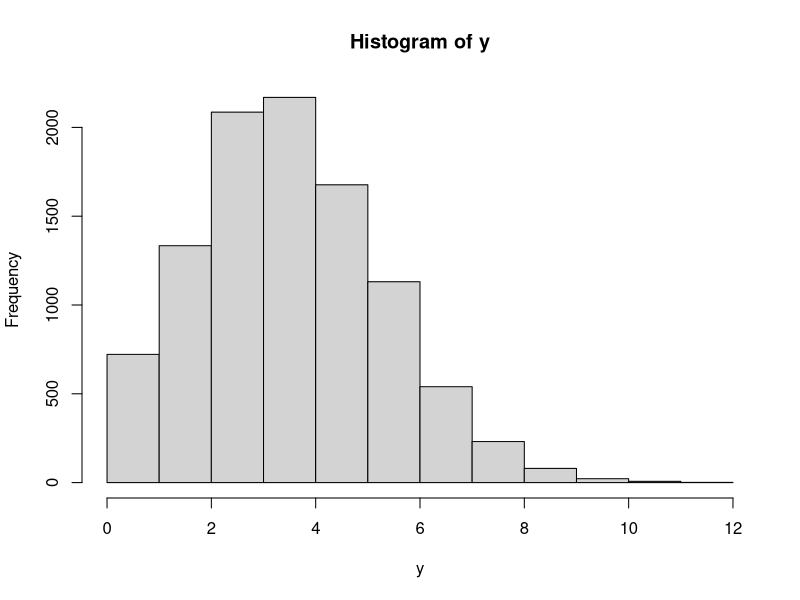

The R script that drew this image:
#2a
n = 20
x = 4
p = 0.2
dbinom(x, n, p)

#2b
set.seed(10)
x = 10000
n = 20
p = 0.2
y = rbinom(x, n, p)
hist(y)

#2c
#Mean dari Distribusi Binomial b(x, n, p) adalah np
#Varians dari Distribusi Binomial b(x, n, p) adalah npq
